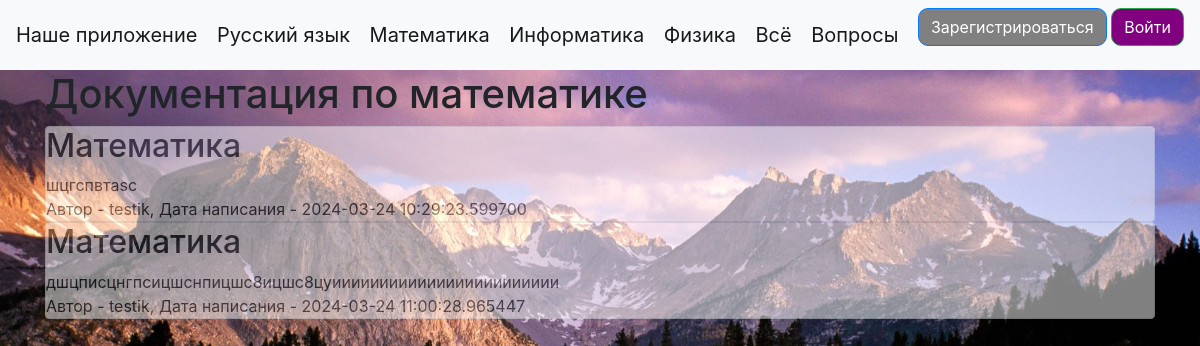
/math.html, run on an earlier commit of the app's database.
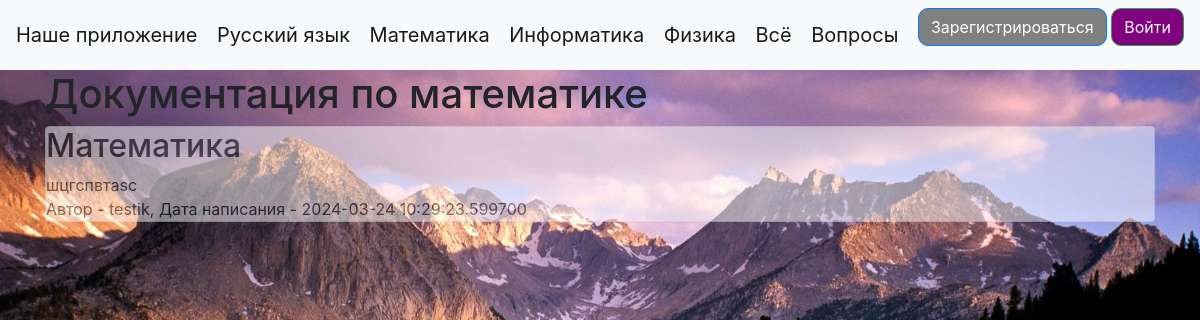
And on a later commit of the database.
### data/news.py (models this page shows)
class News(SqlAlchemyBase):
    __tablename__ = 'news'
    id = sqlalchemy.Column(sqlalchemy.Integer,
                           primary_key=True, autoincrement=True)
    title = sqlalchemy.Column(sqlalchemy.String, nullable=True)
    content = sqlalchemy.Column(sqlalchemy.String, nullable=True)
    created_date = sqlalchemy.Column(sqlalchemy.DateTime,
                                     default=datetime.datetime.now)
    is_question = sqlalchemy.Column(sqlalchemy.Boolean, default=True)
    user_id = sqlalchemy.Column(sqlalchemy.Integer,
                                sqlalchemy.ForeignKey("users.id"))
    user = orm.relationship('User')

### data/users.py (models this page shows, shortened)
class User(SqlAlchemyBase, UserMixin):
    __tablename__ = 'users'
    id = sqlalchemy.Column(sqlalchemy.Integer,
                           primary_key=True, autoincrement=True)
    name = sqlalchemy.Column(sqlalchemy.String, nullable=True)
    about = sqlalchemy.Column(sqlalchemy.String, nullable=True)
    email = sqlalchemy.Column(sqlalchemy.String,
                              index=True, unique=True, nullable=True)
    hashed_password = sqlalchemy.Column(sqlalchemy.String, nullable=True)
    created_date = sqlalchemy.Column(sqlalchemy.DateTime,
                                     default=datetime.datetime.now)
    news = orm.relationship("News", back_populates='user')

### main.py (the view)
@app.route("/math.html")
def math():
    db_sess = db_session.create_session()
    news = db_sess.query(News).filter(News.title == 'Математика').filter(News.is_question != True)
    return render_template("math.html", news=news, title='MATHS Documentation')

### data/db_session.py (called while the page is built)
def create_session() -> Session:
    global __factory
    return __factory()

### templates/math.html (shortened to what this page needs)
{% extends "base.html" %}
{% block content %}
<h1>Документация по математике</h1>
{% for item in news%}
<div class="col-md6 border rounded" style="background-color: white; opacity: .5;">
    <h2>{{item.title}}</h2>
    <div>
        {{item.content}}
    </div>
    <div>
        Автор - {{item.user.name}}, Дата написания - {{item.created_date}}
    </div>
</div>
{% endfor %}
{% endblock %}

What changed in the data, as far as the page shows it:
removed News: title "Математика", content "дшцписцнгпсицшснпицшс8ицшс8цуииииииииииииииииииииииии", user.name "testik", created_date "2024-03-24 11:00:28.965447"
